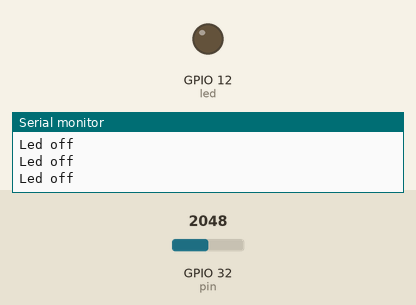
Recording of a sketch running on a simulated ESP32. Shown: output pins drawn as LEDs (lit = HIGH), the last lines printed to the serial monitor. The test bench sets the inputs (shaded band); at power-on: GPIO 32 (pin) = 2048.

Above: at 2.2 s.
2.3 s: GPIO 32 (pin) set to 0
At 2.9 s:
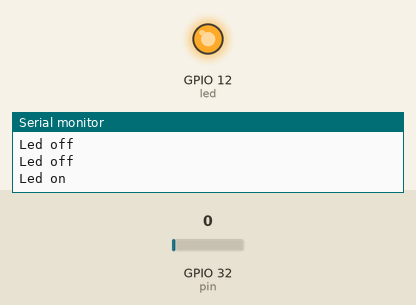
4.0 s: GPIO 32 (pin) set to 491
At 5.3 s:
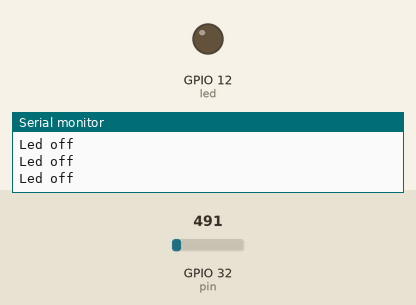
Timing chart, 0 to 7.0 s (numbered marks = the images above; inputs shaded):
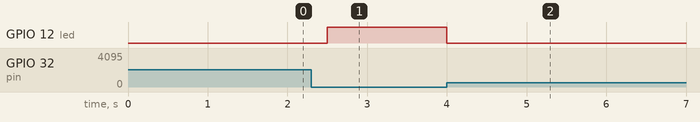

Measured:
- after the input at 2.3 s, GPIO 12 (led): LOW → HIGH after 0.20 s
- after the input at 4.0 s, GPIO 12 (led): HIGH → LOW at once

The sketch:

touchTest.ino
```cpp
const int pin = 32 ; // touch pin
const int led = 12 ; // led yakmak için pin
int value = 0 ; // pinden gelen değeri tutmak için
void setup() {
  Serial.begin(115200);
  delay(1000);
  pinMode(led,OUTPUT);
  // put your setup code here, to run once:

}

void loop() {
  value=analogRead(pin);
  if(value==0){digitalWrite(led,HIGH);
  Serial.println("Led on ");
  }
  else {digitalWrite(led,LOW);
  Serial.println("Led off ");}
  delay(500);
  // put your main code here, to run repeatedly:

}
```
